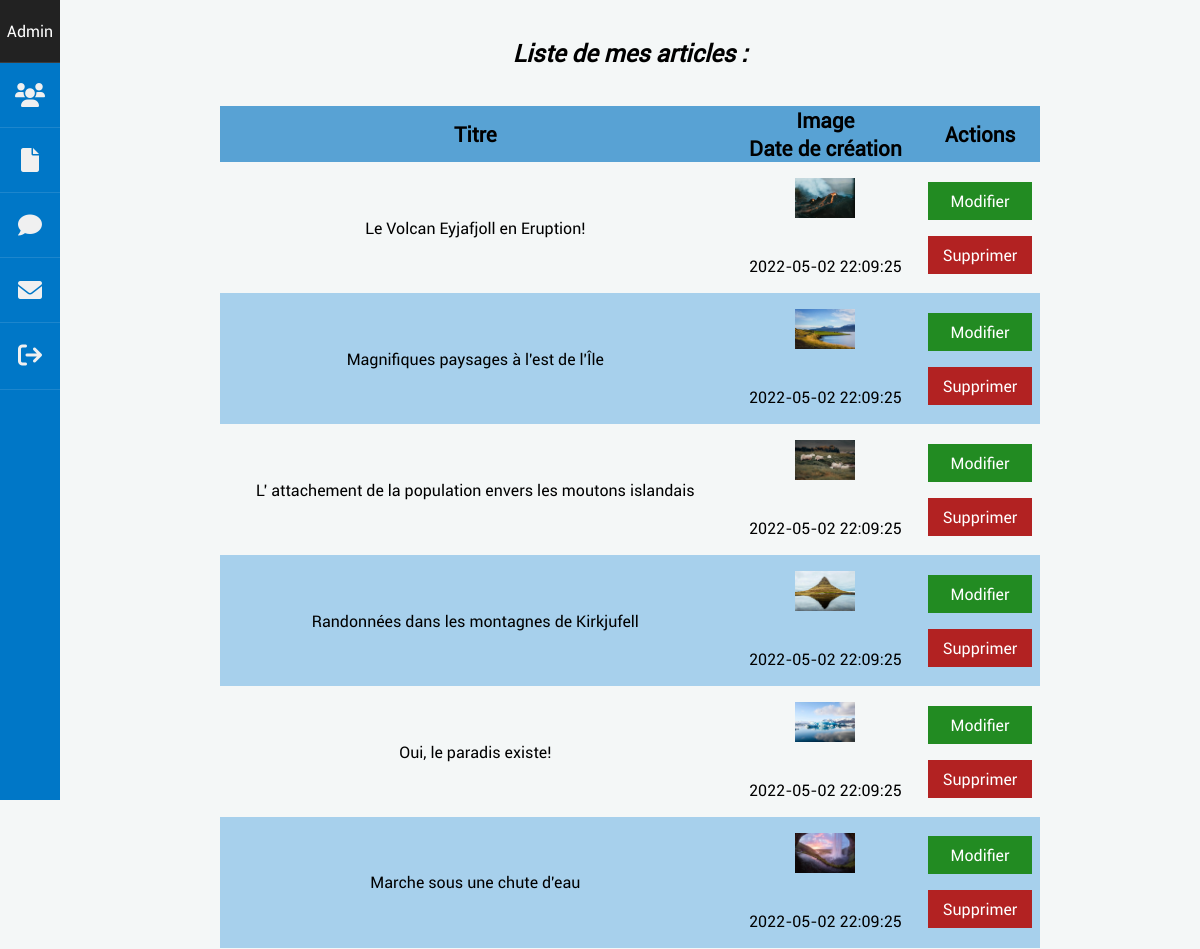
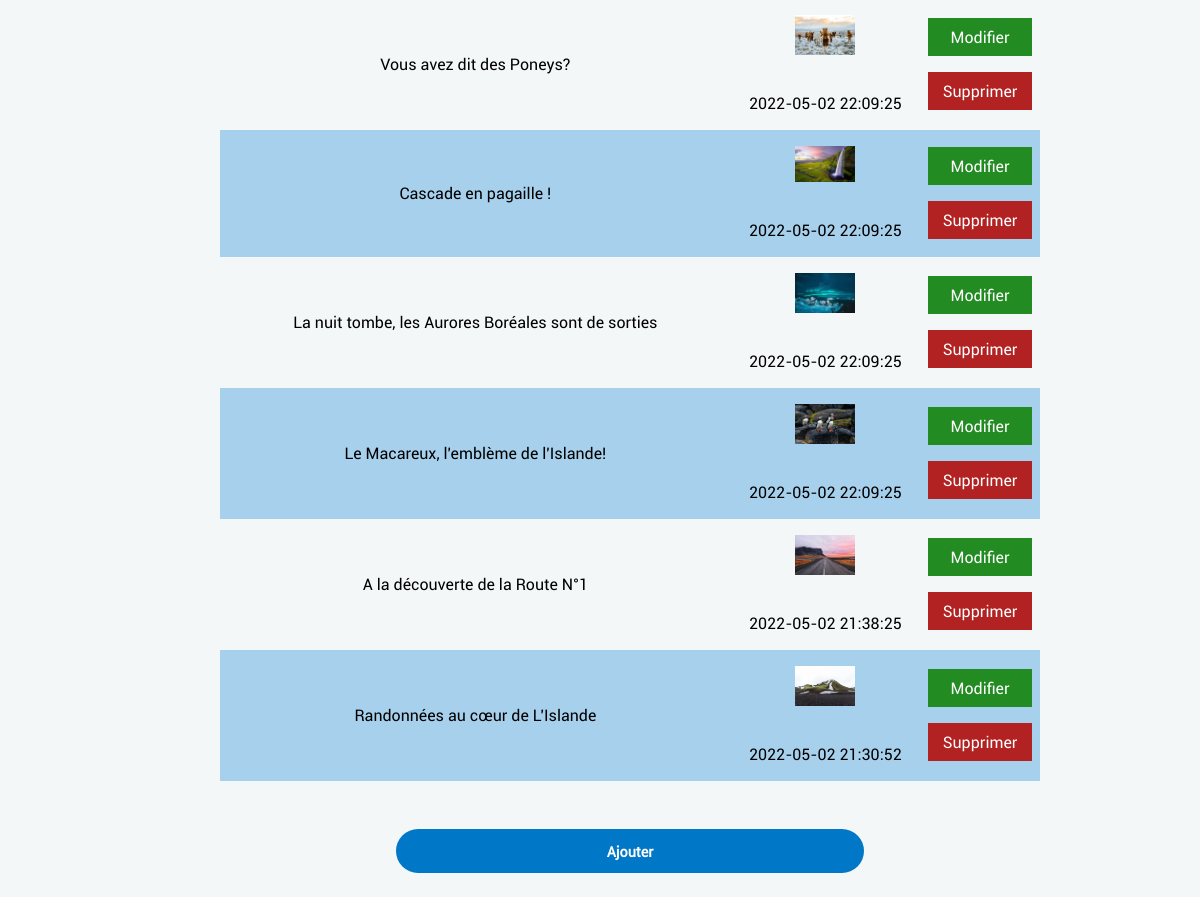
Screenshot of /listeArticle (signed in) with the database file from the repository (2 pictures, top to bottom).
### tables this page shows
CREATE TABLE `article` (
  `id` int(11) NOT NULL,
  `title` varchar(255) NOT NULL,
  `url_image` varchar(255) NOT NULL,
  `alt_image` varchar(255) NOT NULL,
  `accroche` varchar(255) NOT NULL,
  `content` text NOT NULL,
  `id_category` int(10) UNSIGNED NOT NULL,
  `created_at` datetime NOT NULL DEFAULT current_timestamp()
);

### app/Controllers/AdminController.php (called while the page is built, shortened)
<?php
require_once "app/Models/ArticleManager.php";
class AdminController
{
    private $articleManager;
    public function __construct(){
        $this->articleManager = new \ProjetBlogKercode\Models\ArticleManager;
        $this->articleManager->chargementArticles();
    }
    public function afficherListeArticle()
    {
        $articles = $this->articleManager->getArticles();
        require 'app/Views/Admin/listeArticle.php';
    }
}

### app/Models/ArticleManager.php (called while the page is built, shortened)
<?php
require_once "app/Models/ClassArticle.php";
class ArticleManager extends Manager{
    private $articles;
    public function ajoutArticle($article)
    {
        $this->articles[] = $article;
    }
    public function getArticles()
    {
        return $this->articles;
    }
    public function chargementArticles()
    {
        $bdd = $this->dbConnect();
        $req = $bdd->prepare("SELECT * FROM article ORDER BY id DESC");
        $req->execute();
        $mesArticles = $req->fetchAll(\PDO::FETCH_ASSOC);
    }
}

### app/Models/ClassArticle.php (called while the page is built, shortened)
<?php
class Article extends Manager
{
    private int $id;
    private string $title;
    private string $url_image;
    private string $alt_image;
    private string $dateCreation;
    public function __construct(int $id, string $title, string $url_image, string $alt_image, string $accroche, string $contenu, string $dateCreation)
    {
        $this->id = $id;
        $this->title = $title;
        $this->url_image = $url_image;
        $this->alt_image = $alt_image;
        $this->dateCreation = $dateCreation;
    }
    public function getId(){return $this->id;}
    public function getTitle(){return $this->title;}
    public function getUrlImage(){return $this->url_image;}
    public function getAltImage(){return $this->alt_image;}
    public function getDateCreation(){return $this->dateCreation;}
}

### app/Views/Admin/listeArticle.php (the view, shortened to what this page needs)
<section class="section-article-admin">
    <h1>Liste de mes articles :</h1>
    <div class="centrer-tableau">
        <table class="page-list-admin">
            <thead>
                <tr>
                    <th>Titre</th>
                    <th class="display-creation">Image</th>
                    <th class="display-creation">Date de création</th>
                    <th colspan="2">Actions</th>
                </tr>
            </thead>
            <?php for($i=0; $i < count($articles); $i++) :?>
            <tr>
                <td><a title="afficher article"
                        href="afficheArticle&id=<?= $articles[$i]->getId(); ?>"><?= $articles[$i]->getTitle(); ?></a>
                </td>
                <td class="display-creation"><img src="<?= $articles[$i]->getUrlImage(); ?>"
                        alt="<?= $articles[$i]->getAltImage(); ?>"></td>
                <td class="display-creation"><?= $articles[$i]->getDateCreation(); ?></td>
                <td class="action-list-admin"><a title="modifier article"
                        href="modifierArticle&id=<?= $articles[$i]->getId(); ?>" class="btn-action-admin">Modifier</a>
                    <a title="supprimer article" href="supprimerArticle&id=<?= $articles[$i]->getId(); ?>"
                        class="btn-action-admin-red">Supprimer</a>
                </td>
            </tr>
            <?php endfor; ?>
        </table>
        <a title="ajouter article" href="ajouterArticle" class="btn-form">Ajouter</a>
    </div>
</section>
<?php require 'template/adminTemplate.php';

### app/Public/style/style.css (style rules this page uses)
:root { --mainColor: #0077C7; --mainLightColor: #58A2D4; --mainSuperLightColor: #a7d0ec; --bodyColor: #f4f7f7; --icon-dark: #616161; }
body { font-family: 'Roboto', sans-serif; height: 100%; position: relative; background-color: var(--bodyColor); }
h1 { font-size: 1.5rem; margin: 2rem 0; text-align: center; }
a { text-decoration: none; color: black; }
.btn-form { display: block; padding: 1rem 2rem; background-color: var(--mainColor); color: white; border: none; font-weight: 600; border-radius: 50px; margin: 20px auto; text-align: center; width: 67%; }
.btn-form { padding: 0.8rem 2rem; background-color: var(--mainColor); color: white; border: none; font-weight: 600; border-radius: 50px; margin: 3rem auto 1.5rem; text-align: center; width: 67%; cursor: pointer; font-size: 0.9rem; display: block; }
#main-dashboard-admin h1 { text-align: center; font-size: 1.5rem; padding: 5px; font-style: italic; color: black; }
.centrer-tableau { margin-bottom: 1rem; }
.page-list-admin { width: 100%; border-collapse: collapse; text-align: center; }
.page-list-admin thead { background-color: var(--mainLightColor); font-size: 1.3rem; }
.page-list-admin td { padding: 1rem 0.5rem; }
.page-list-admin tr:nth-child(even) { background-color: var(--mainSuperLightColor); }
.display-creation { display: none; }
table img { width: 60px; }
.btn-action-admin { padding: 8px; background-color: forestgreen; color: white; display: block; }
.btn-action-admin-red { padding: 8px; background-color: firebrick; color: white; display: block; margin-top: 1rem; }
@media screen and (min-width: 768px) { .section-article-admin { margin: auto 5rem; } }
@media screen and (min-width: 768px) { .btn-form { width: 57%; } }
@media screen and (min-width: 768px) { .display-creation { display: block; } }
@media screen and (min-width: 1024px) { .centrer-tableau { text-align: center; } }
@media screen and (min-width: 1024px) { .page-list-admin { display: inline-table; max-width: 900px; } }
@media screen and (min-width: 1024px) { .section-article-admin { margin: auto 10rem; } }

### rows the page displays
article: title "Le Volcan Eyjafjoll en Eruption!", url_image (picture), created_at "2022-05-02 22:09:25"
article: title "Magnifiques paysages à l'est de l'Île", url_image (picture), created_at "2022-05-02 22:09:25"
article: title "L' attachement de la population envers les moutons islandais", url_image (picture), created_at "2022-05-02 22:09:25"
article: title "Randonnées dans les montagnes de Kirkjufell", url_image (picture), created_at "2022-05-02 22:09:25"
article: title "Oui, le paradis existe!", url_image (picture), created_at "2022-05-02 22:09:25"
article: title "Marche sous une chute d'eau", url_image (picture), created_at "2022-05-02 22:09:25"
article: title "Vous avez dit des Poneys?", url_image (picture), created_at "2022-05-02 22:09:25"
article: title "Cascade en pagaille !", url_image (picture), created_at "2022-05-02 22:09:25"
article: title "La nuit tombe, les Aurores Boréales sont de sorties", url_image (picture), created_at "2022-05-02 22:09:25"
article: title "Le Macareux, l'emblème de l'Islande!", url_image (picture), created_at "2022-05-02 22:09:25"
article: title "A la découverte de la Route N°1", url_image (picture), created_at "2022-05-02 21:38:25"
article: title "Randonnées au cœur de L'Islande", url_image (picture), created_at "2022-05-02 21:30:52"
